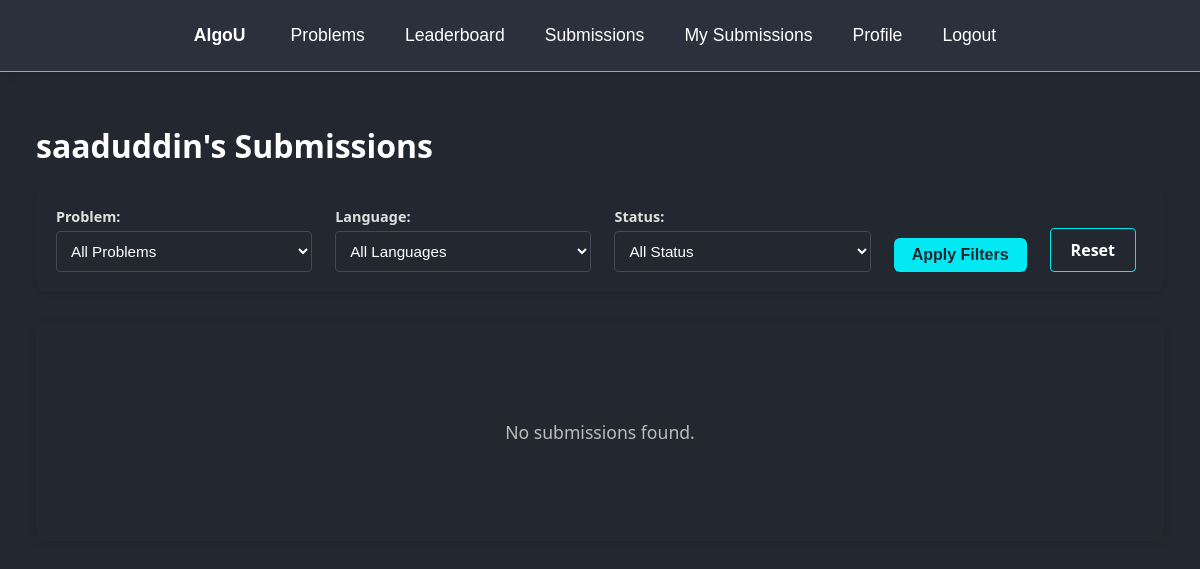
The page /compiler/submissions/1/ (signed in) on the database as committed earlier.
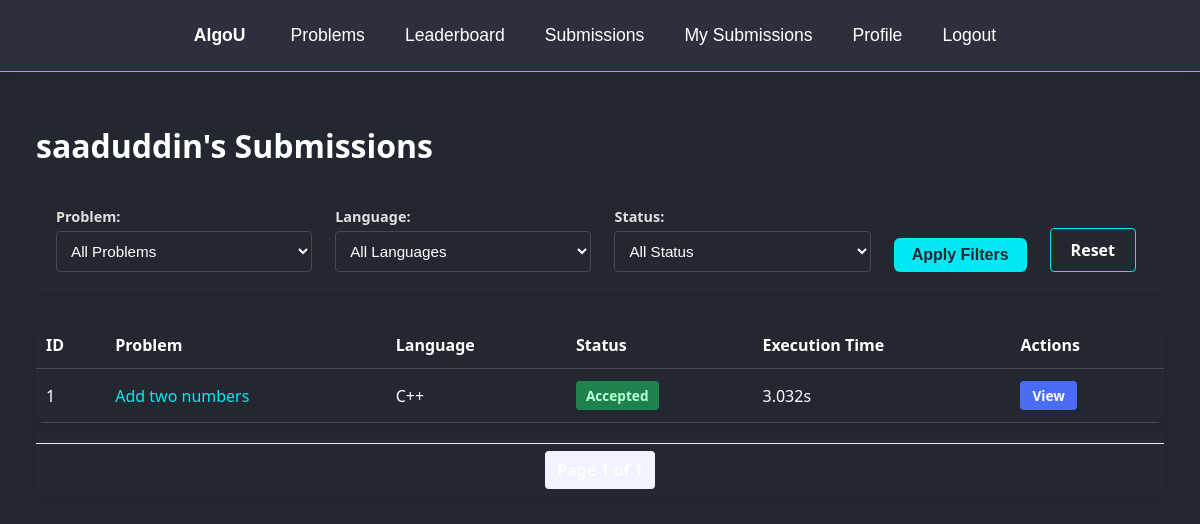
The same page on the database as committed later.
### compiler/models.py (models this page shows, shortened)
class CodeSubmission(models.Model):
    LANGUAGE_CHOICES = [
        ('python', 'Python'),
        ('cpp', 'C++'),
        ('java', 'Java'),
        ('c', 'C'),
    ]
    user = models.ForeignKey(User, on_delete=models.CASCADE, related_name='submissions')
    problem = models.ForeignKey(Problem, on_delete=models.CASCADE, null=True, blank=True, related_name='submissions')
    language = models.CharField(max_length=10, choices=LANGUAGE_CHOICES)
    code = models.TextField()
    output = models.TextField(blank=True)
    error_message = models.TextField(blank=True)
    execution_time = models.FloatField(default=0.0)
    is_correct = models.BooleanField(default=False)
    submitted_at = models.DateTimeField(auto_now_add=True)
    class Meta:
        ordering = ['-submitted_at']

### problems/models.py (models this page shows, shortened)
class Problem(models.Model):
    title = models.CharField(max_length=200)
    description = models.TextField()
    difficulty = models.CharField(max_length=50)

### compiler/views.py (the view)
# urls.py: path('submissions/<int:user_id>/', views.user_submissions, name='user-submissions'),
@login_required
def user_submissions(request, user_id):
    user = get_object_or_404(User, id=user_id)
    if request.user.id != user_id and not request.user.is_staff:
        return redirect('profile')
    problem_id = request.GET.get('problem')
    language = request.GET.get('language')
    status = request.GET.get('status')
    submissions = CodeSubmission.objects.filter(user=user).order_by('-submitted_at')
    if problem_id:
        submissions = submissions.filter(problem_id=problem_id)
    if language:
        submissions = submissions.filter(language=language)
    if status:
        is_correct = status == 'correct'
        submissions = submissions.filter(is_correct=is_correct)
    paginator = Paginator(submissions, 10)  # 10 submissions per page
    page_number = request.GET.get('page')
    page_obj = paginator.get_page(page_number)
    problems = Problem.objects.all()
    context = {
        'user_profile': user,
        'page_obj': page_obj,
        'problems': problems,
        'selected_problem': problem_id,
        'selected_language': language,
        'selected_status': status,
        'languages': CodeSubmission.LANGUAGE_CHOICES,
    }
    return render(request, 'user_submissions.html', context)

### compiler/templates/user_submissions.html (shortened to what the changed rows need)
{% extends "base.html" %}
{% load static %}
{% block extra_css %}
<link rel="stylesheet" href="{% static 'submissions.css' %}">
{% endblock %}
{% block content %}
<div class="submissions-container">
    <div class="submissions-header">
        <h1>{{ user_profile.username }}'s Submissions</h1>
    </div>
    <div class="submissions-table-container">
        {% if page_obj %}
            <table class="submissions-table">
                <thead>
                    <tr>
                        <th>ID</th>
                        <th>Problem</th>
                        <th>Language</th>
                        <th>Status</th>
                        <th>Execution Time</th>
                        <th>Actions</th>
                    </tr>
                </thead>
                <tbody>
                    {% for submission in page_obj %}
                        <tr class="{% if submission.is_correct %}submission-correct{% else %}submission-incorrect{% endif %}">
                            <td>{{ submission.id }}</td>
                            <td>
                                {% if submission.problem %}
                                    <a href="{% url 'problem-detail' submission.problem.id %}">
                                        {{ submission.problem.title }}
                                    </a>
                                {% else %}
                                    Custom Code
                                {% endif %}
                            </td>
                            <td>
                                {% for lang_code, lang_name in languages %}
                                    {% if submission.language == lang_code %}
                                        {{ lang_name }}
                                    {% endif %}
                                {% endfor %}
                            </td>
                            <td class="status-cell">
                                {% if submission.is_correct %}
                                    <span class="status-badge status-accepted">Accepted</span>
                                {% else %}
                                    <span class="status-badge status-failed">Failed</span>
                                {% endif %}
                            </td>
                            <td>{{ submission.execution_time|floatformat:3 }}s</td>
                            <td>
                                <a href="{% url 'submission-detail' submission.id %}" class="view-button">View</a>
                            </td>
                        </tr>
                    {% endfor %}
                </tbody>
            </table>
            <div class="pagination">
                <span class="step-links">
                    <span class="current">
                    </span>
                </span>
            </div>
        {% else %}
            <div class="no-submissions">
                <p>No submissions found.</p>
            </div>
        {% endif %}
    </div>
</div>
{% endblock %}

Rows that differ between the two databases and show on the page:
added CodeSubmission: id "1", problem "Add two numbers", languages "C++", is_correct "Accepted", execution_time "3.032"
Other text that changed with them:
text no longer shown: "No submissions found."
text now shown: "ID Problem Language Status Execution Time Actions"
